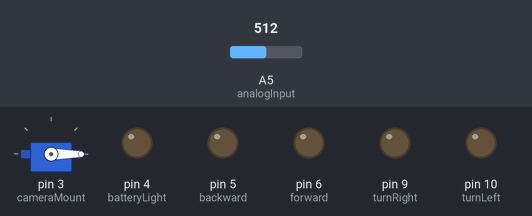
A sketch run on a simulated Arduino Uno, built with avr-gcc and run on an emulated ATmega328P. On the bench: servo, output pins drawn as LEDs (lit = HIGH). Inputs (shaded band) come from the test bench; at power-on: A5 (analogInput) = 512. No radio packets arrive unless stated.

Above: at 1.2 s.
1.3 s: A5 (analogInput) set to 183
2.8 s: A5 (analogInput) set to 154
At 3.1 s:
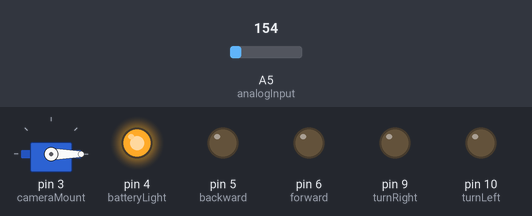
4.3 s: A5 (analogInput) set to 306
At 4.6 s:
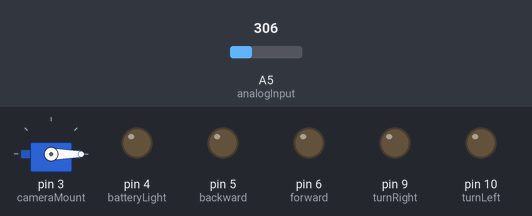
5.8 s: A5 (analogInput) set to 122
At 6.3 s:
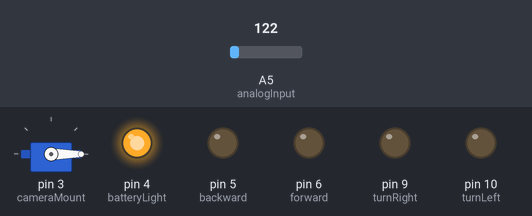
Timing chart, 0 to 8.3 s (numbered marks = the images above; inputs shaded):
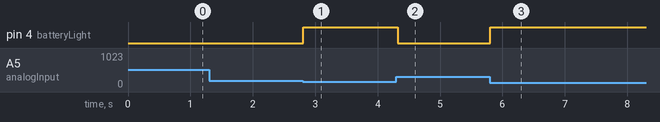

The sketch:

car.ino
```cpp
/*This code was written by learnayg 2021*/
#include <SPI.h>
#include <nRF24L01.h>
#include <RF24.h>
RF24 radio(7,8);
const byte address[6] = "00001";

#include <Servo.h>
Servo cameraMount;

const int forward=6;
const int backward=5;
const int turnLeft=10;
const int turnRight=9;
const int buzzer=2;
void setup(){
  radio.begin();
  radio.openReadingPipe(0, address);
  radio.setPALevel(RF24_PA_MAX);
  radio.setDataRate(RF24_250KBPS);
  radio.startListening();

  cameraMount.attach(3);
  pinMode(forward, OUTPUT);
  pinMode(backward, OUTPUT);
  pinMode(turnLeft, OUTPUT);
  pinMode(turnRight, OUTPUT);
}
void loop(){
  checkBattery();
  // Read the message sent from the remote
  char message[32] = "";
  radio.read(&message, sizeof(message));
  String command=String(message);

  // Seperate the values
  String forwardSpeed=String(command.charAt(0))+String(command.charAt(1))+String(command.charAt(2));
  String backwardSpeed=String(command.charAt(3))+String(command.charAt(4))+String(command.charAt(5));
  String turnLeftSpeed=String(command.charAt(6))+String(command.charAt(7))+String(command.charAt(8));
  String turnRightSpeed=String(command.charAt(9))+String(command.charAt(10))+String(command.charAt(11));
  String cameraMountPosition=String(command.charAt(12))+String(command.charAt(13))+String(command.charAt(14));
  String buzzerState=String(command.charAt(15))+String(command.charAt(16))+String(command.charAt(17))+String(command.charAt(18));

  cameraMount.write(cameraMountPosition.toInt());
  analogWrite(forward,forwardSpeed.toInt());
  analogWrite(backward,backwardSpeed.toInt());
  analogWrite(turnLeft,turnLeftSpeed.toInt());
  analogWrite(turnRight,turnRightSpeed.toInt());

  if(buzzerState=="HIGH"){
    digitalWrite(buzzer,HIGH);
  }else{
    digitalWrite(buzzer,LOW);
  }
  delay(25);
}
void checkBattery(){
  const int batteryLight=4;
  const int analogInput=A5;
  float voltageOut;
  float batteryVoltage;
  float resistor1=100000.0;  // Resistance of Resistor1 (100K)
  float resistor2=10000.0;   // Resistance of Resistor2 (10K)

  pinMode(batteryLight, OUTPUT);
  pinMode(analogInput,INPUT);

  int rawValue=analogRead(analogInput);
  voltageOut=(rawValue*5)/1024.0;
  batteryVoltage=voltageOut/(resistor2/(resistor1+resistor2));
  // If the battery voltage is to low turn the LED on
  if(batteryVoltage<9){
    digitalWrite(batteryLight,HIGH);
  }else{
    digitalWrite(batteryLight,LOW);
  }
}
```

Measured:
- the behaviour switches between 168 and 167 on A5 (analogInput) (found by bisection; images 0 and 1)
- after the input at 1.3 s, every drawn part: stays the same
- after the input at 2.8 s, pin 4 (batteryLight): LOW → HIGH at once
- after the input at 4.3 s, pin 4 (batteryLight): HIGH → LOW at once
- after the input at 5.8 s, pin 4 (batteryLight): LOW → HIGH at once
